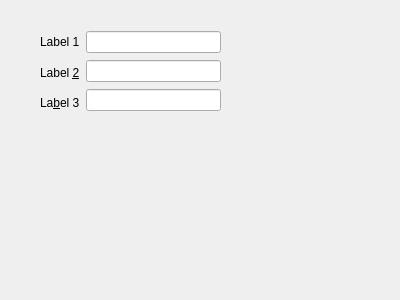
<?xml version="1.0" encoding="UTF-8"?>
<ui version="4.0">
 <class>Form</class>
 <widget class="QWidget" name="Form">
  <property name="geometry">
   <rect>
    <x>0</x>
    <y>0</y>
    <width>400</width>
    <height>300</height>
   </rect>
  </property>
  <property name="windowTitle">
   <string>Form</string>
  </property>
  <widget class="QWidget" name="layoutWidget">
   <property name="geometry">
    <rect>
     <x>40</x>
     <y>30</y>
     <width>181</width>
     <height>85</height>
    </rect>
   </property>
   <layout class="QHBoxLayout" name="horizontalLayout">
    <item>
     <layout class="QVBoxLayout" name="verticalLayout">
      <item>
       <widget class="QLabel" name="label">
        <property name="text">
         <string>Label 1</string>
        </property>
       </widget>
      </item>
      <item>
       <widget class="QLabel" name="label_2">
        <property name="text">
         <string>Label &amp;2</string>
        </property>
        <property name="buddy">
         <cstring>lineEdit_2</cstring>
        </property>
       </widget>
      </item>
      <item>
       <widget class="QLabel" name="label_3">
        <property name="text">
         <string>La&amp;bel 3</string>
        </property>
        <property name="buddy">
         <cstring>lineEdit_3</cstring>
        </property>
       </widget>
      </item>
     </layout>
    </item>
    <item>
     <layout class="QVBoxLayout" name="verticalLayout_2">
      <item>
       <widget class="QLineEdit" name="lineEdit"/>
      </item>
      <item>
       <widget class="QLineEdit" name="lineEdit_2"/>
      </item>
      <item>
       <widget class="QLineEdit" name="lineEdit_3"/>
      </item>
     </layout>
    </item>
   </layout>
  </widget>
 </widget>
 <resources/>
 <connections/>
</ui>
